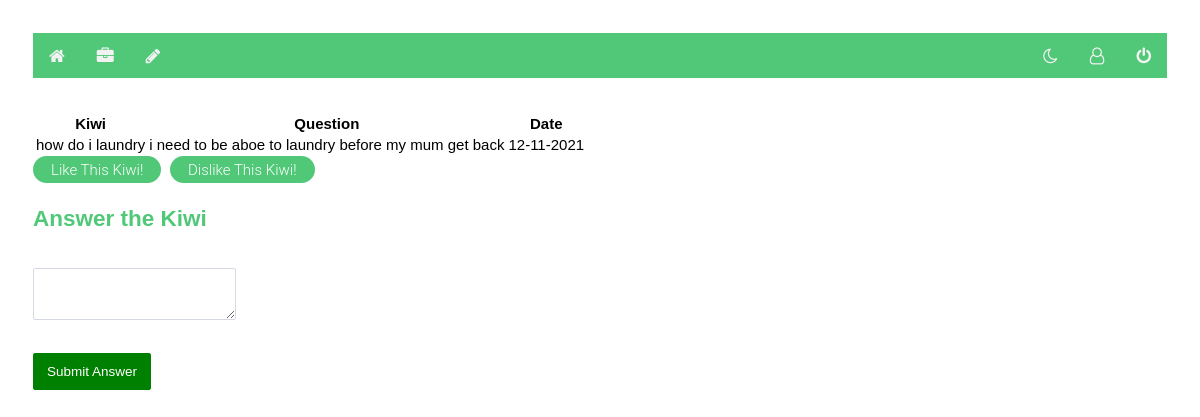
Page /notes/11 (signed in) on the committed database.
### models.py (models this page shows, shortened)
class Note(db.Model):
    id = db.Column("id", db.Integer, primary_key=True)
    title = db.Column("title", db.String(200))
    text = db.Column("text", db.String(100))
    date = db.Column("date", db.String(50))
    user_id = db.Column(db.Integer,db.ForeignKey("user.id"), nullable = False)
    comments = db.relationship("Comment", backref="note",cascade = "all, delete-orphan", lazy=True)
    score = db.Column("score", db.Integer)
    votes = db.Column("totalVotes", db.Integer)

### flask06.py (the view)
@app.route('/notes/<note_id>')
def get_note(note_id):
    if session.get('user'):
        my_notes = db.session.query(Note).filter_by(id=note_id).one()
        form = CommentForm()
        return render_template('note.html', note=my_notes, user=session['user'], form=form)
    else:
        return redirect(url_for('login'))

### forms.py
class CommentForm(FlaskForm):
    class Meta:
        csrf = False
    comment = TextAreaField('Comment', validators=[Length(min=1)])
    submit = SubmitField('Submit Answer')

class SearchForm(FlaskForm):
    results = StringField('Results', validators=[DataRequired()])
    submit = SubmitField("Submit")

### flask06.py (called while the page is built)
@app.context_processor
def base():
    form = SearchForm()
    return dict(form=form)

### templates/note.html (shortened to what this page needs)
<!DOCTYPE html>
<html lang="en">
    <head>
        <link rel="stylesheet" href="{{ url_for('static', filename='main.css') }}">
        <link rel="stylesheet" href="{{ url_for('static', filename='forms.css') }}">
        <link rel="stylesheet" href="https://cdnjs.cloudflare.com/ajax/libs/font-awesome/4.7.0/css/font-awesome.css">
    </head>
    <div class="topnav">
        <nav>
            {% if user %}
            <a class="fa fa-home" href="{{url_for('index')}}"></a>
            <a class="fa fa-briefcase"href="{{url_for('get_notes')}}"></a>
            <a class="fa fa-pencil"href="{{url_for('new_note')}}"></a>
            <div class="topnav-right">
                <a class="fa fa-moon-o" onclick="myFunction()"></a>
                <a class="fa fa-user-o"href="{{url_for('get_accounts')}}"></a>
                <a class="fa fa-power-off" href="{{url_for('logout')}}"></a></div>
            {% else %}
            <a href="{{url_for('login')}}">Login</a>
            <a href="{{url_for('register')}}">Register</a>
            {% endif %}
        </nav>
    </div>
    <body>
        <table>
            <tr>
                <th>Kiwi</th>
                <th>Question</th>
                <th>Date</th>
            </tr>
            <tr>
                <td>{{ note.title }}</td>
                <br>
                <td>{{ note.text }}</td>
                <br>
                <td>{{ note.date }}</td>
            </tr>
        </table>
                <td><a class="button3" href="{{ url_for('voteLike', note_id=note.id) }}">Like This Kiwi!</a>
                <td><a class="button3" href="{{ url_for('voteDislike', note_id=note.id) }}">Dislike This Kiwi!</a>
                </td>
<form action="{{ url_for('new_comment', note_id=note.id) }}" method="post">
    <div>
    <h2>Answer the Kiwi</h2>
        <div class="form-field">
            <br/> {{ form.comment }}
        </div>
    {{ form.submit }}
    </div>
</form>
    </body>
</html>

### static/main.css (style rules this page uses)
body { padding: 30px 30px; background: light grey; }
h2 { color: #50C878; }
.topnav { background-color: #50C878; overflow: hidden; }
.topnav a { float: left; color: #f2f2f2; text-align: center; padding: 14px 16px; text-decoration: none; font-size: 17px; }
.topnav-right { float: right; }
a.button3 { display:inline-block; padding:0.3em 1.2em; margin:0 0.3em 0.3em 0; border-radius:2em; box-sizing: border-box; text-decoration:none; font-family:'Roboto',sans-serif; font-weight:300; color:#FFFFFF; background-color: #50C878; text-align:center; transition: all 0.2s; }
body { padding: 25px; background-color: white; color: black; font-size: 15px; font-family: Helvetica, sans-serif; }

### static/forms.css (style rules this page uses)
form { width: 100%; }
.form-field { position: relative; }
input, textarea { padding: 10px 13px; margin-bottom: 15px; border-radius: 2px; border: 1px solid #d4d9e3; font-weight: 200; color: #4d5060; font-family: 'Poppins', sans-serif; font-size: .9em; }
input[type="submit"] { background: green; border: 0; color: white; border-radius: 2px; margin-top: 15px; font-weight: 400; border: 1px solid green; transition: all .3s ease-out; }

### rows in the picture
Note: title "how do i laundry", text "i need to be aboe to laundry before my mum get back", date "12-11-2021"
